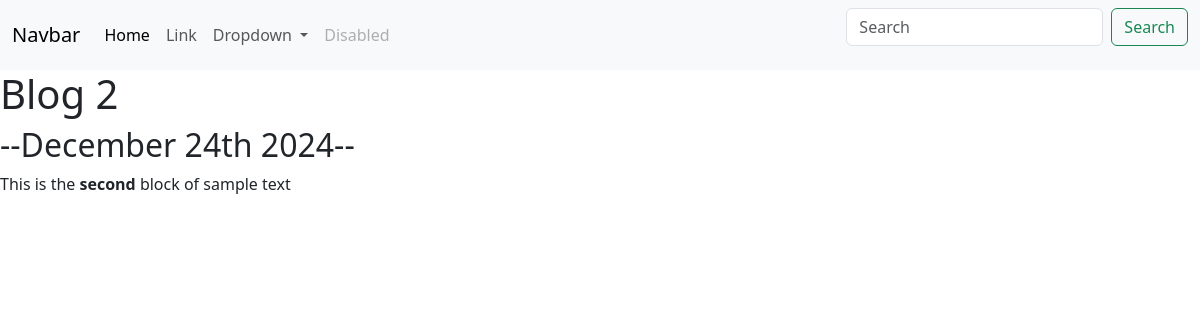
The app's page /blog/2/ with its own data.
### blog/models.py (models this page shows, shortened)
class Blog(models.Model):
    title = models.CharField(max_length=100)
    description = models.CharField(max_length=200)
    date = models.DateField(auto_created=True)
    text = models.TextField()

### blog/views.py (the view)
# urls.py: path('<int:blog_id>/', views.detail, name='detail'),
def detail(request, blog_id):
    blog = get_object_or_404(Blog, pk=blog_id)
    return render(request, 'blog/detail.html',
                  {'blog': blog})

### blog/templates/blog/detail.html
{% extends 'portfolio/base.html' %}
{% block content %}
<h1>{{ blog.title }}</h1>
<h2>--{{ blog.date|date:'F jS Y' }}--</h2>
<p>{{ blog.text|safe }}</p>
{% endblock %}

### records on screen
Blog: title "Blog 2", date "December 24th 2024", text "This is the second block of sample text"
